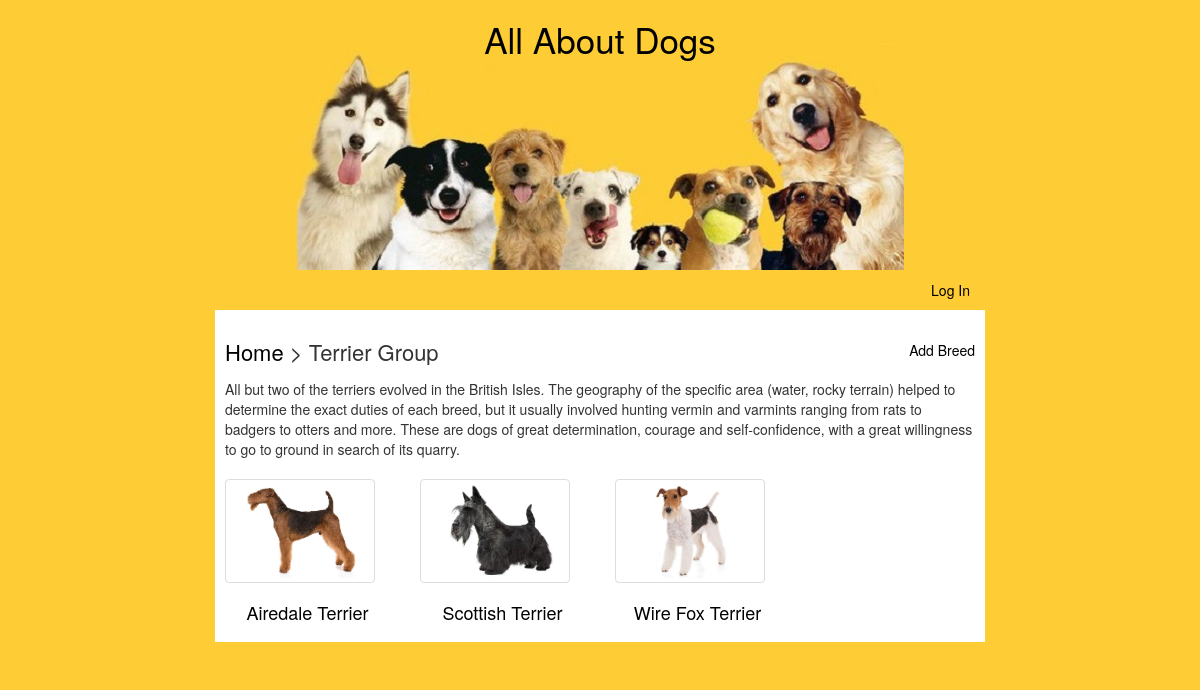
The app's page /groups/2/breeds/ with its own data.
### models.py (models this page shows, shortened)
class Group(Base):
    __tablename__ = 'group'
    id = Column(Integer, primary_key=True)
    name = Column(String(25), nullable=False)
    description = Column(String(1000))
    picture = Column(String(250))

class Breed(Base):
    __tablename__ = 'breed'
    id = Column(Integer, primary_key=True)
    name = Column(String(50), nullable=False)
    description = Column(String(1000))
    height = Column(String(100))
    weight = Column(String(100))
    picture = Column(String(250))
    group_id = Column(Integer, ForeignKey('group.id'))
    group = relationship(Group)
    user_id = Column(Integer, ForeignKey('user.id'))
    user = relationship(User)

### views.py (the view)
@app.route('/groups/<int:group_id>/')
@app.route('/groups/<int:group_id>/breeds/')
def showGroupBreeds(group_id):
    if 'user_id' in login_session:
        user = login_session['user_id']
    else:
        user = ''
    group = session.query(Group).filter_by(id=group_id).one()
    breeds = session.query(Breed).filter_by(group_id=group_id)
    breeds = breeds.order_by(asc(Breed.name)).all()
    return render_template('breeds.html',
                           breeds=breeds, group=group, user_id=user)

### templates/breeds.html (shortened to what this page needs)
{% extends "main.html" %}
{% block content %}
	<div>
		<span class="right">
			<a href="{{url_for('addBreed', group_id = group.id )}}">Add Breed</a>
		</span>
		<h2>
			<a href="{{url_for('showGroups')}}">Home</a> >
			{{group.name}} Group
		</h2>
	</div>
	<div>{{group.description}}</div>
	<div class="row">
	{% for breed in breeds %}
		<div class="col-lg-3 col-md-4 col-sm-4 col-xs-6">
			<a href = "{{url_for('showBreedInfo', breed_id = breed.id, group_id = group.id)}}">
				<div class="thumbnail">
					{% if breed.picture %}
						<img src="{{url_for('static', filename=breed.picture)}}" alt="{{breed.name}}">
					{% endif %}
				</div>
				<h3 class="center">{{breed.name}}</h3>
			</a>
		</div>
	{% endfor %}
{% endblock %}

### static/styles.css (style rules this page uses)
body { background-color: #FECC35; }
h2 { font-size: 22px; margin-bottom: 15px; }
h3 { font-size: 18px; }
a { color: black; }
.thumbnail { width: 150px; margin-top: 20px; }
.right { float: right; }
.center { text-align: center; }

### records on screen
Group: name "Terrier", description "All but two of the terriers evolved in the British Isles. The geography of the specific area (water, rocky terrain) helped to determine the exact duties of each breed, but it usually involved hunting vermin and varmints ranging from rats to badgers to otters and more. These are dogs of great determination, courage and self-confidence, with a great willingness to go to ground in search of its quarry."
Breed: picture (picture), name "Airedale Terrier"
Breed: picture (picture), name "Scottish Terrier"
Breed: picture (picture), name "Wire Fox Terrier"
